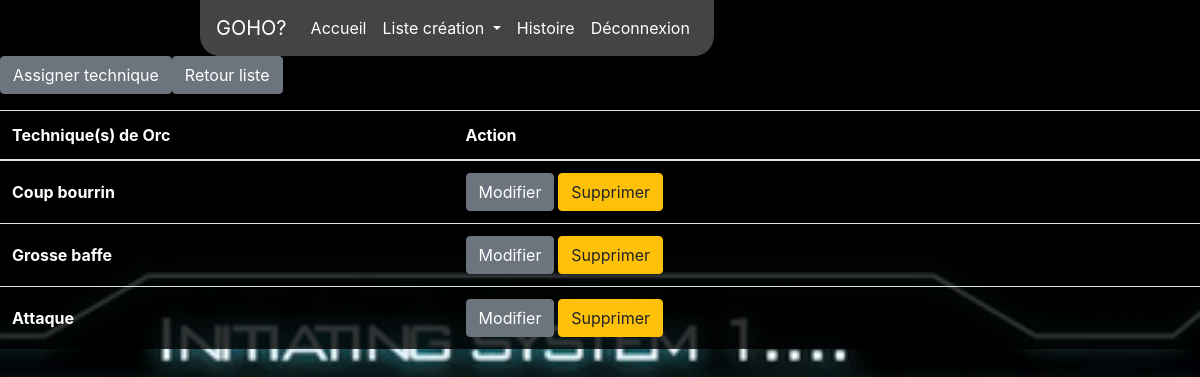
The page /?page=liste-techMonstre&id=2&nom=Orc (signed in) on the database its author committed.
### tables this page shows
CREATE TABLE `TechniqueMonstre` (
  `id` int(11) NOT NULL,
  `id_technique` int(11) NOT NULL,
  `id_monstre` int(11) NOT NULL
);

CREATE TABLE `Technique` (
  `id` int(11) NOT NULL,
  `Nom` varchar(250) NOT NULL,
  `Description` varchar(250) NOT NULL
);

### utilisateur/admin/techMonstre/listeTechMonstre.php (the view, shortened to what this page needs)
<?php
$connect = con();
if(isset($_GET['id'])){
  $sql = "SELECT
    Monstre.Nom AS 'Monstrenom',
    Monstre.id AS 'Monstreid',
    TechniqueMonstre.id AS 'idTechMonstre',
    Technique.id AS 'idTech',
    Technique.*
  FROM Monstre
  INNER JOIN TechniqueMonstre ON TechniqueMonstre.id_monstre=Monstre.id
  INNER JOIN Technique ON Technique.id=TechniqueMonstre.id_technique
  WHERE TechniqueMonstre.id_monstre = $_GET[id]";
  $result = $connect->query($sql);
  $tableTechMonstre = $result->fetch_all(MYSQLI_ASSOC);
  ?>
  <table class="table table-striped listTableBackground">
    <a href="/?page=creer-techMonstre&id=<?= $_GET['id'] ?>" class="btn btn-secondary">Assigner technique</a>
    <a href="/?page=liste-monstre" class="btn btn-secondary">Retour liste</a>
    <table class="table table-striped listTableBackground">
      <thead>
        <tr>
          <th>Technique(s) de <?= $_GET['nom'] ?></th>
          <th class="tableActionMonstre">Action</th>
        </tr>
      </thead>
      <tbody>
        <?php foreach($tableTechMonstre as $key => $value){ ?>
          <tr>
            <th><?= $value['Nom'] ?></th>
            <th>
              <a href="#" class="btn btn-secondary">Modifier</a>
              <form class="d-inline" action="" method="post">
                <button class="btn btn-warning" type="submit" name="del">Supprimer</button>
              </form>
            </th>
          <?php } ?>
        </tr>
      </tbody>
    </table>
  <?php } ?>

### assets/css/style.css (style rules this page uses)
html, body, #body { width: 100%; height: 100%; padding: 0; margin: 0; }
body { background-image: url('../img/campfire.gif'); background-position: center top; background-repeat: no-repeat; background-size: cover; background-attachment: fixed; color: white; }
a { outline: none; }
.table th, .table td { vertical-align: middle; }
.table .tableActionMonstre { min-width: 300px; }
.listTableBackground { background-color: #000000C7; }

### assets/css/BDD.css (style rules this page uses)
body { background-color: #000; background-image: url('../img/fondBaseDeDonnée.gif'); background-position: top; }

### rows shown on the page
techniquemonstre: id_technique.Nom "Coup bourrin"
techniquemonstre: id_technique.Nom "Grosse baffe"
techniquemonstre: id_technique.Nom "Attaque"

### other values the page prints
$_GET['nom'] "Orc"
